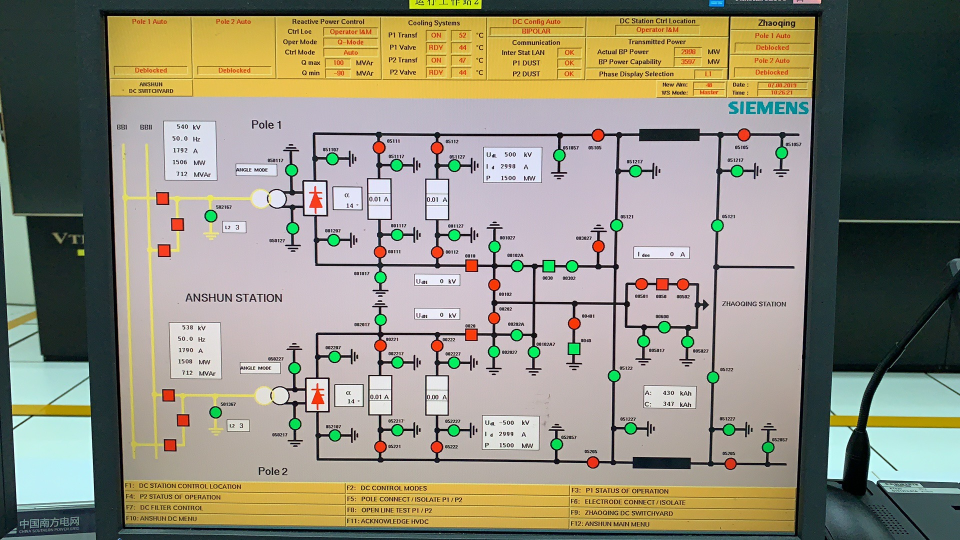
#> input picture data/ui.jpg, 1920 x 1080 px (shown at 1/2 size)
$ python extr_recoPipline.py
#> lines starting #> are read from the running program, lines starting #| are printed output that depends on the picture; after the words box and inside, x2 and y2 are one past the last pixel; in counts of white or black regions, pixels touching at a corner belong together
# -*- coding: utf-8 -*-#
# Author:       weiz
# Date:         2019/9/9 10:22
# Name:         extr_recoPipline
# Description:  1.对整张图进行处理，过滤其他噪音，提取图片中的字符区域；2.对整张图进行字符识别；3.输入某个字符片段，如果存在
#                 则标记该区域，并且标记离该区域最近的指示灯。

import cv2
import numpy as np
import pytesseract
from pytesseract import Output
import part_reconPipline

# [26 lines left out: function threshTrackbar, not called in this run]

def recoText(im):
    """
    识别字符并返回所识别的字符及它们的坐标
    :param im: 需要识别的图片
    :return data: 字符及它们在图片的位置
    """
    data = {}
    # 你需要有hwsoft2字符识别库
    d = pytesseract.image_to_data(im, output_type=Output.DICT, lang='hwsoft2')
    for i in range(len(d['text'])):
        if 3 < len(d['text'][i]) < 8:
            (x, y, w, h) = (d['left'][i], d['top'][i], d['width'][i], d['height'][i])
            data[d['text'][i]] = ([d['left'][i], d['top'][i], d['width'][i], d['height'][i]])
            #cv2.rectangle(im, (x, y), (x + w, y + h), (255, 0, 0), 2)
            #cv2.putText(im, d['text'][i], (x, y-8), cv2.FONT_HERSHEY_SIMPLEX, 0.3, (255, 0, 0), 1)

    #cv2.imshow("recoText", im)
    return data

# [49 lines left out: functions drawMark, getDis, not called in this run]


if __name__ == '__main__':
    e1 = cv2.getTickCount()
    img = cv2.imread('../data/ui.jpg')
#> img is the input picture: shape (1080, 1920, 3); mean B, G, R 124.7, 141.8, 144.9
    #cv2.imshow("src", img)

    gray = cv2.cvtColor(img, cv2.COLOR_BGR2GRAY)
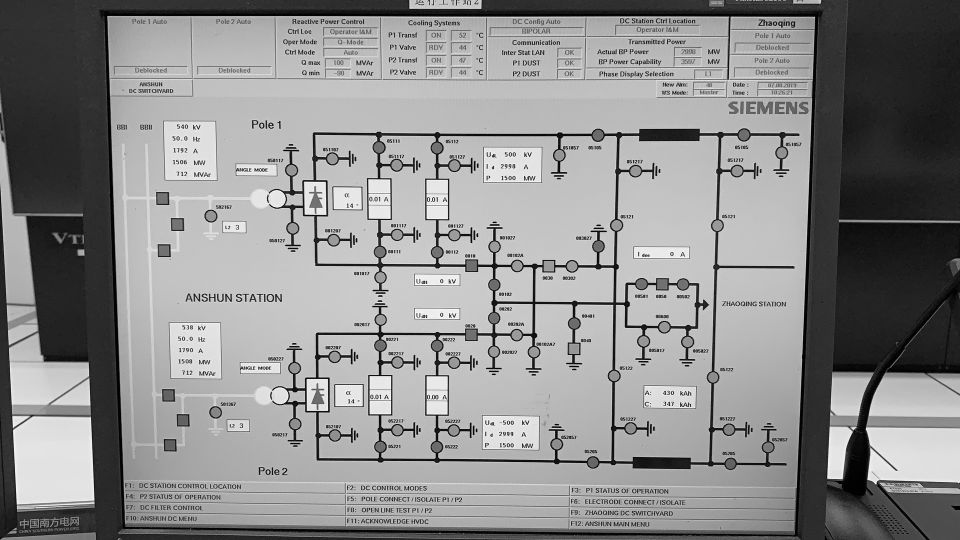
#> gray: shape (1080, 1920) (shown at 1/2 size); min 0, max 255, mean 140.8
    #cv2.imshow("gray", gray)

    #thr, shading = threshTrackbar(gray)
    #print(thr, shading)
    _, thr_img = cv2.threshold(gray, 121, 255, cv2.THRESH_BINARY)
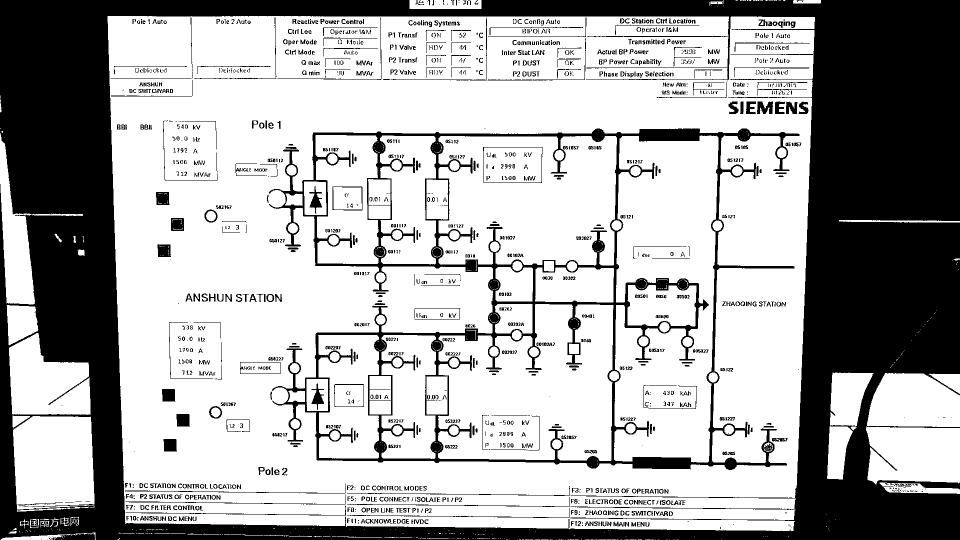
#> thr_img: shape (1080, 1920) (shown at 1/2 size); 67.2% white; 1598 black regions (636 under 20 px), largest, box (x1, y1, x2, y2) and area: (0, 0, 1920, 1080) 547437, (538, 257, 1599, 940) 71013, (101, 1067, 190, 1080) 831
    thr_img = 255 - thr_img
    #cv2.imshow("thr", thr_img)

#> (the run stopped early here; a loop or call above may not have finished)

$ run again, with data/ui2.jpg copied over data/ui.jpg
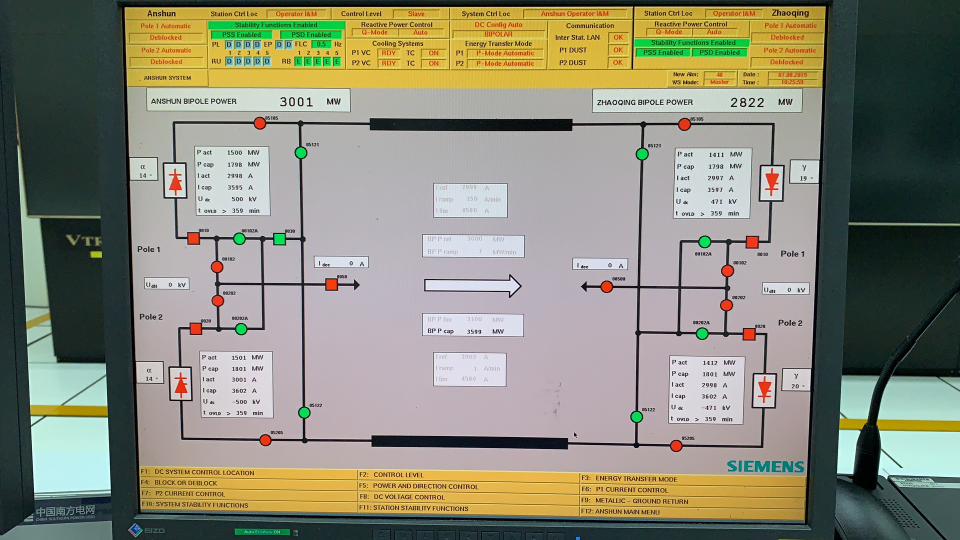
#> input picture data/ui2.jpg, 1920 x 1080 px (shown at 1/2 size)
#> img is the input picture: shape (1080, 1920, 3); mean B, G, R 121, 137.8, 138.3
#> `gray = cv2.cvtColor(img, cv2.COLOR_BGR2GRAY)`:
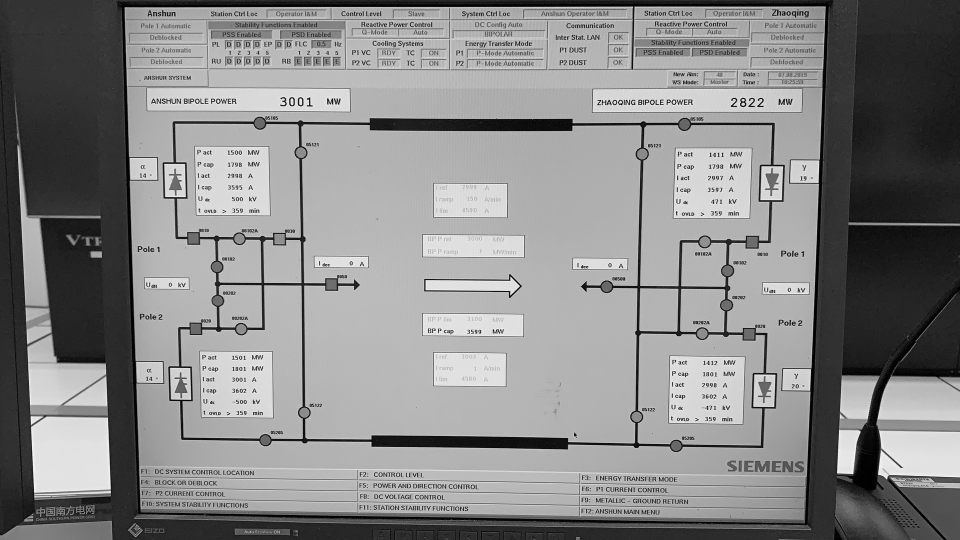
#> gray: shape (1080, 1920) (shown at 1/2 size); min 0, max 255, mean 136
#> `_, thr_img = cv2.threshold(gray, 121, 255, cv2.THRESH_BINARY)`:
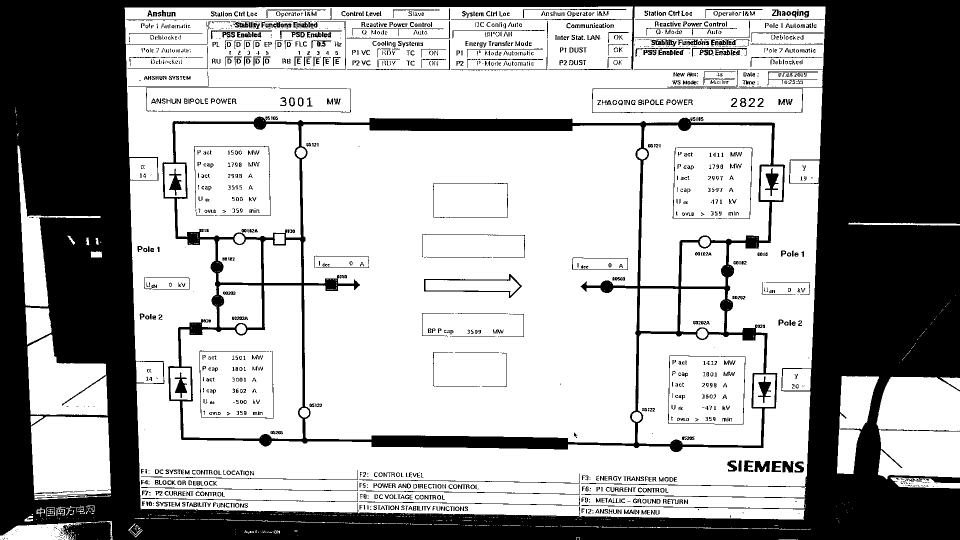
#> thr_img: shape (1080, 1920) (shown at 1/2 size); 65.7% white; 1812 black regions (836 under 20 px), largest, box (x1, y1, x2, y2) and area: (0, 0, 1920, 1080) 585917, (325, 233, 1570, 904) 58366, (848, 548, 1044, 596) 1064
